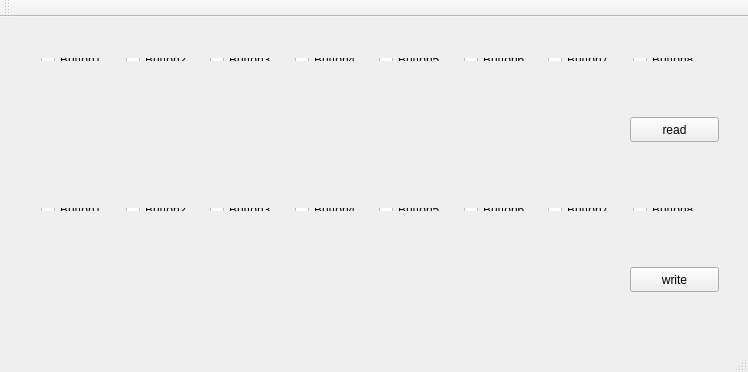
<?xml version="1.0" encoding="UTF-8"?>
<ui version="4.0">
 <class>MainWindow</class>
 <widget class="QMainWindow" name="MainWindow">
  <property name="geometry">
   <rect>
    <x>0</x>
    <y>0</y>
    <width>748</width>
    <height>372</height>
   </rect>
  </property>
  <property name="windowTitle">
   <string>MainWindow</string>
  </property>
  <widget class="QWidget" name="centralWidget">
   <widget class="QPushButton" name="pushButton">
    <property name="geometry">
     <rect>
      <x>630</x>
      <y>100</y>
      <width>89</width>
      <height>25</height>
     </rect>
    </property>
    <property name="text">
     <string>read</string>
    </property>
    <property name="checkable">
     <bool>true</bool>
    </property>
    <property name="autoDefault">
     <bool>false</bool>
    </property>
    <property name="default">
     <bool>false</bool>
    </property>
   </widget>
   <widget class="QWidget" name="layoutWidget">
    <property name="geometry">
     <rect>
      <x>30</x>
      <y>180</y>
      <width>692</width>
      <height>25</height>
     </rect>
    </property>
    <layout class="QGridLayout" name="gridLayout_4">
     <item row="0" column="0">
      <widget class="QCheckBox" name="checkBox_9">
       <property name="text">
        <string>Button1</string>
       </property>
      </widget>
     </item>
     <item row="0" column="1">
      <widget class="QCheckBox" name="checkBox_10">
       <property name="text">
        <string>Button2</string>
       </property>
      </widget>
     </item>
     <item row="0" column="2">
      <widget class="QCheckBox" name="checkBox_11">
       <property name="text">
        <string>Button3</string>
       </property>
      </widget>
     </item>
     <item row="0" column="3">
      <widget class="QCheckBox" name="checkBox_12">
       <property name="text">
        <string>Button4</string>
       </property>
      </widget>
     </item>
     <item row="0" column="4">
      <widget class="QCheckBox" name="checkBox_13">
       <property name="text">
        <string>Button5</string>
       </property>
      </widget>
     </item>
     <item row="0" column="5">
      <widget class="QCheckBox" name="checkBox_14">
       <property name="text">
        <string>Button6</string>
       </property>
      </widget>
     </item>
     <item row="0" column="6">
      <widget class="QCheckBox" name="checkBox_15">
       <property name="text">
        <string>Button7</string>
       </property>
      </widget>
     </item>
     <item row="0" column="7">
      <widget class="QCheckBox" name="checkBox_16">
       <property name="text">
        <string>Button8</string>
       </property>
      </widget>
     </item>
    </layout>
   </widget>
   <widget class="QPushButton" name="pushButton_2">
    <property name="enabled">
     <bool>true</bool>
    </property>
    <property name="geometry">
     <rect>
      <x>630</x>
      <y>250</y>
      <width>89</width>
      <height>25</height>
     </rect>
    </property>
    <property name="text">
     <string>write</string>
    </property>
    <property name="checkable">
     <bool>true</bool>
    </property>
    <property name="checked">
     <bool>false</bool>
    </property>
    <property name="autoDefault">
     <bool>false</bool>
    </property>
   </widget>
   <widget class="QWidget" name="layoutWidget">
    <property name="geometry">
     <rect>
      <x>30</x>
      <y>30</y>
      <width>692</width>
      <height>25</height>
     </rect>
    </property>
    <layout class="QGridLayout" name="gridLayout_3">
     <item row="0" column="0">
      <widget class="QCheckBox" name="checkBox">
       <property name="text">
        <string>Button1</string>
       </property>
       <property name="checked">
        <bool>false</bool>
       </property>
      </widget>
     </item>
     <item row="0" column="1">
      <widget class="QCheckBox" name="checkBox_2">
       <property name="text">
        <string>Button2</string>
       </property>
       <property name="checked">
        <bool>false</bool>
       </property>
      </widget>
     </item>
     <item row="0" column="2">
      <widget class="QCheckBox" name="checkBox_3">
       <property name="text">
        <string>Button3</string>
       </property>
       <property name="checked">
        <bool>false</bool>
       </property>
      </widget>
     </item>
     <item row="0" column="3">
      <widget class="QCheckBox" name="checkBox_4">
       <property name="text">
        <string>Button4</string>
       </property>
       <property name="checked">
        <bool>false</bool>
       </property>
      </widget>
     </item>
     <item row="0" column="4">
      <widget class="QCheckBox" name="checkBox_5">
       <property name="text">
        <string>Button5</string>
       </property>
       <property name="checked">
        <bool>false</bool>
       </property>
      </widget>
     </item>
     <item row="0" column="5">
      <widget class="QCheckBox" name="checkBox_6">
       <property name="text">
        <string>Button6</string>
       </property>
       <property name="checked">
        <bool>false</bool>
       </property>
      </widget>
     </item>
     <item row="0" column="6">
      <widget class="QCheckBox" name="checkBox_7">
       <property name="text">
        <string>Button7</string>
       </property>
       <property name="checked">
        <bool>false</bool>
       </property>
      </widget>
     </item>
     <item row="0" column="7">
      <widget class="QCheckBox" name="checkBox_8">
       <property name="text">
        <string>Button8</string>
       </property>
       <property name="checked">
        <bool>false</bool>
       </property>
      </widget>
     </item>
    </layout>
   </widget>
  </widget>
  <widget class="QMenuBar" name="menuBar">
   <property name="geometry">
    <rect>
     <x>0</x>
     <y>0</y>
     <width>748</width>
     <height>22</height>
    </rect>
   </property>
  </widget>
  <widget class="QToolBar" name="mainToolBar">
   <attribute name="toolBarArea">
    <enum>TopToolBarArea</enum>
   </attribute>
   <attribute name="toolBarBreak">
    <bool>false</bool>
   </attribute>
  </widget>
  <widget class="QStatusBar" name="statusBar"/>
 </widget>
 <layoutdefault spacing="6" margin="11"/>
 <resources/>
 <connections/>
</ui>
